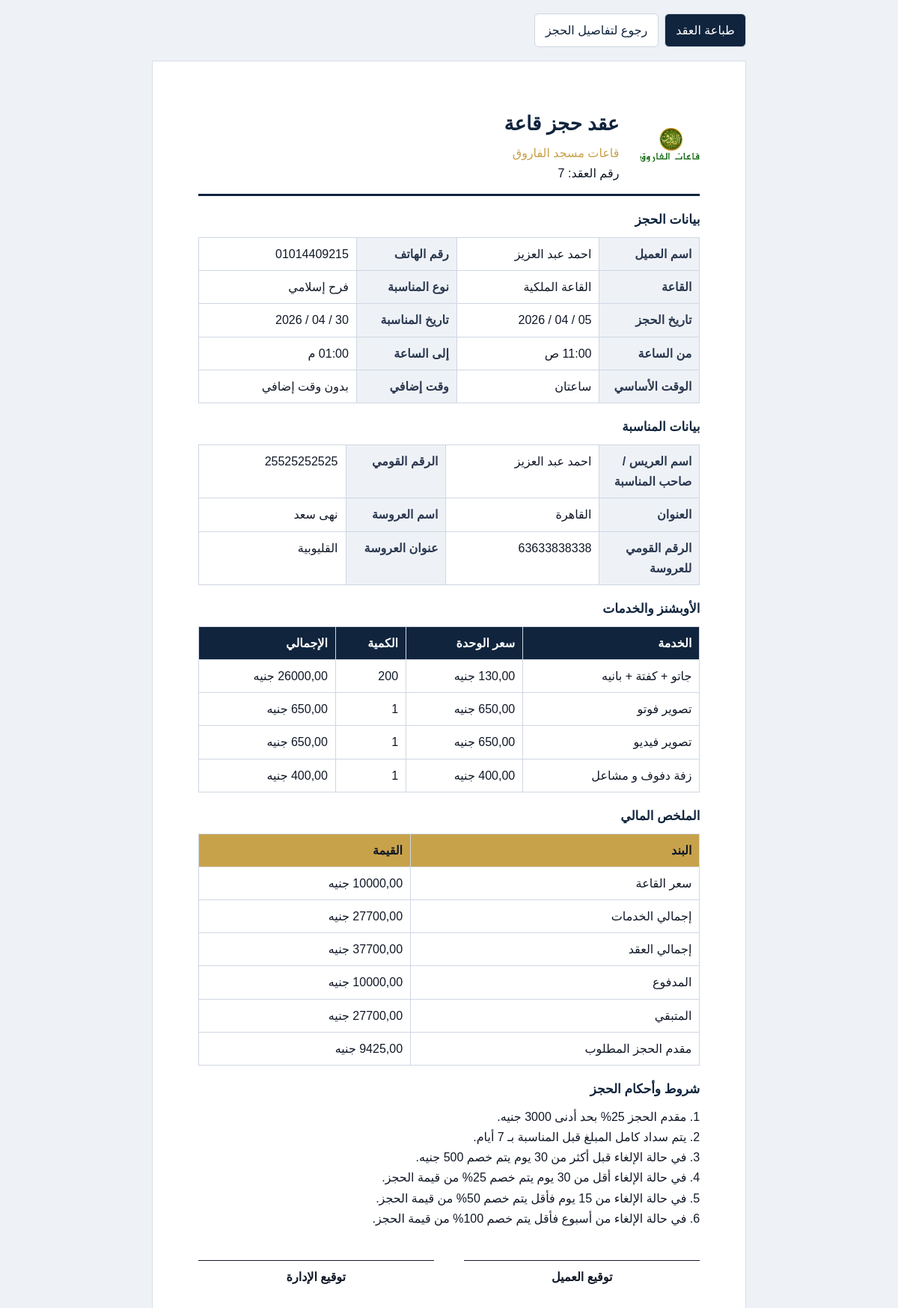
The app's page /bookings/booking/7/print/ with its own data.
### bookings/models.py (models this page shows, shortened)
class Booking(models.Model):
    class BookingStatus(models.TextChoices):
        PENDING = "pending", "قيد المراجعة"
        CONFIRMED = "confirmed", "مؤكد"
        CANCELLED = "cancelled", "ملغي"
        COMPLETED = "completed", "منتهي"
    class DurationType(models.TextChoices):
        ONE_HOUR = "1h", "ساعة"
        TWO_HOURS = "2h", "ساعتان"
        PHOTO_VIDEO_ZAFFA_OFFER = "photo_video_zaffa_offer", "عرض فوتو + فيديو + زفة"
    client = models.ForeignKey(
        Client,
        on_delete=models.PROTECT,
        verbose_name="العميل",
        related_name="bookings"
    )
    hall = models.ForeignKey(
        Hall,
        on_delete=models.PROTECT,
        verbose_name="القاعة",
        related_name="bookings"
    )
    occasion_type = models.ForeignKey(
        OccasionType,
        on_delete=models.PROTECT,
        verbose_name="نوع المناسبة",
        related_name="bookings"
    )
    booking_date = models.DateField(verbose_name="تاريخ الحجز")
    occasion_date = models.DateField(verbose_name="تاريخ المناسبة")
    start_time = models.TimeField(default="11:00", verbose_name="ساعة بداية الحجز")
    duration_type = models.CharField(
        max_length=30,
        choices=DurationType.choices,
        default=DurationType.ONE_HOUR,
        verbose_name="الوقت الأساسي"
    )
    extra_minutes = models.PositiveSmallIntegerField(
        default=0,
        verbose_name="وقت إضافي بالدقائق"
    )
    status = models.CharField(
        max_length=15,
        choices=BookingStatus.choices,
        default=BookingStatus.PENDING,
        verbose_name="حالة الحجز"
    )
    hall_price = models.DecimalField(
        max_digits=12,
        decimal_places=2,
        default=0,
        verbose_name="سعر القاعة"
    )
    services_total = models.DecimalField(
        max_digits=12,
        decimal_places=2,
        default=0,
        verbose_name="إجمالي الخدمات"
    )
    total_price = models.DecimalField(
        max_digits=12,
        decimal_places=2,
        default=0,
        verbose_name="إجمالي السعر"
    )
    amount_paid = models.DecimalField(
        max_digits=12,
        decimal_places=2,
        default=0,
        verbose_name="المبلغ المدفوع"
    )
    notes = models.TextField(blank=True, verbose_name="ملاحظات")
    created_at = models.DateTimeField(auto_now_add=True, verbose_name="وقت الإنشاء")
    updated_at = models.DateTimeField(auto_now=True, verbose_name="آخر تحديث")
    is_posted = models.BooleanField(default=False, verbose_name="مرحل محاسبيًا")
    posted_at = models.DateTimeField(null=True, blank=True, verbose_name="وقت الترحيل")
    posted_by = models.ForeignKey(
        settings.AUTH_USER_MODEL,
        on_delete=models.SET_NULL,
        null=True,
        blank=True,
        related_name="posted_bookings",
        verbose_name="تم الترحيل بواسطة",
    )
    journal_entry = models.ForeignKey(
        JournalEntry,
        on_delete=models.SET_NULL,
        null=True,
        blank=True,
        related_name="bookings",
        verbose_name="قيد اليومية",
    )
    groom_name = models.CharField(max_length=100, blank=True, verbose_name="اسم العريس")
    groom_national_id = models.CharField(max_length=20, blank=True, verbose_name="الرقم القومي للعريس")
    groom_address = models.CharField(max_length=255, blank=True, verbose_name="عنوان العريس")
    bride_name = models.CharField(max_length=100, blank=True, verbose_name="اسم العروسة")
    bride_national_id = models.CharField(max_length=20, blank=True, verbose_name="الرقم القومي للعروسة")
    bride_address = models.CharField(max_length=255, blank=True, verbose_name="عنوان العروسة")
    class Meta:
        verbose_name = "حجز"
        verbose_name_plural = "الحجوزات"
        ordering = ["-occasion_date"]
        permissions = [
            ("can_confirm_booking", "Can confirm and post booking"),
            ("can_unpost_booking", "Can reverse posted booking"),
        ]
    @property
    def duration_minutes(self):
        base_minutes = {
            self.DurationType.ONE_HOUR: 60,
            self.DurationType.TWO_HOURS: 120,
            self.DurationType.PHOTO_VIDEO_ZAFFA_OFFER: 90,
        }.get(self.duration_type, 60)
        return base_minutes + (self.extra_minutes or 0)
    @property
    def end_time(self):
        if not self.start_time:
            return None
        start_datetime = datetime.combine(self.occasion_date, self.start_time)
        return (start_datetime + timedelta(minutes=self.duration_minutes)).time()
    @property
    def remaining_amount(self):
        return self.total_price - self.amount_paid
    @property
    def deposit_amount(self):
        deposit = self.total_price * Decimal("0.25")
        return max(deposit, Decimal("3000"))

class Client(models.Model):
    name = models.CharField(max_length=100, verbose_name="اسم العميل")
    phone = models.CharField(
        max_length=11,
        validators=[phone_validator],
        unique=True,
        verbose_name="رقم الهاتف"
    )
    notes = models.TextField(blank=True, verbose_name="ملاحظات")
    created_at = models.DateTimeField(auto_now_add=True, verbose_name="تاريخ الإضافة")
    class Meta:
        verbose_name = "عميل"
        verbose_name_plural = "العملاء"
        ordering = ["-created_at"]

class BookingService(models.Model):
    booking = models.ForeignKey(
        Booking,
        on_delete=models.CASCADE,
        verbose_name="الحجز",
        related_name="services"
    )
    service = models.ForeignKey(
        Service,
        on_delete=models.PROTECT,
        verbose_name="الخدمة"
    )
    unit_price = models.DecimalField(
        max_digits=10,
        decimal_places=2,
        verbose_name="سعر الوحدة",
        default=0
    )
    quantity = models.PositiveSmallIntegerField(
        default=1,
        verbose_name="الكمية"
    )
    notes = models.CharField(
        max_length=255,
        blank=True,
        verbose_name="ملاحظة"
    )
    class Meta:
        verbose_name = "خدمة في الحجز"
        verbose_name_plural = "خدمات الحجز"
    @property
    def line_total(self):
        return self.unit_price * self.quantity

### core/models.py (models this page shows)
class Hall(models.Model):
    class HallName(models.TextChoices):
        ROYAL   = "royal",   "القاعة الملكية"
        DIAMOND = "diamond", "القاعة الماسية"
    name      = models.CharField(max_length=20, choices=HallName.choices, unique=True, verbose_name="اسم القاعة")
    is_active = models.BooleanField(default=True, verbose_name="مفعّلة")
    class Meta:
        verbose_name        = "قاعة"
        verbose_name_plural = "القاعات"
    def __str__(self):
        return self.get_name_display()

class OccasionType(models.Model):
    class OccasionName(models.TextChoices):
        WEDDING           = "wedding",   "فرح إسلامي"
        MARRIAGE_CONTRACT = "contract",  "كتب كتاب"
        CONDOLENCE        = "condolence","عزاء"
        AQEEQA            = "aqeeqa",    "عقيقة"
        BUSINESS_MEETING  = "meeting",   "اجتماعات عمل"
    name      = models.CharField(max_length=30, choices=OccasionName.choices, unique=True, verbose_name="نوع المناسبة")
    is_active = models.BooleanField(default=True, verbose_name="مفعّل")
    class Meta:
        verbose_name        = "نوع مناسبة"
        verbose_name_plural = "أنواع المناسبات"
    def __str__(self):
        return self.get_name_display()

class Service(models.Model):
    class ServiceType(models.TextChoices):
        MAIN  = "main",  "خدمة رئيسية"
        EXTRA = "extra", "خدمة إضافية"
    name          = models.CharField(max_length=120, unique=True, verbose_name="اسم الخدمة")
    service_type  = models.CharField(max_length=10, choices=ServiceType.choices, verbose_name="نوع الخدمة")
    is_hall_based = models.BooleanField(default=False, verbose_name="سعرها يختلف حسب القاعة")
    is_active     = models.BooleanField(default=True, verbose_name="مفعّلة")
    class Meta:
        verbose_name        = "خدمة"
        verbose_name_plural = "الخدمات"
    def __str__(self):
        return self.name

### bookings/views.py (the view)
# urls.py: path("booking/<int:pk>/print/", views.booking_print, name="booking_print"),
def booking_print(request, pk):
    booking = get_object_or_404(
        Booking.objects.select_related("client", "hall", "occasion_type"),
        pk=pk,
    )
    services = booking.services.select_related("service").all()
    return render(
        request,
        "bookings/booking_print.html",
        {
            "booking": booking,
            "services": services,
            "page_title": f"عقد حجز رقم {booking.id}",
            "duration_label": format_duration_minutes(booking.duration_minutes),
            "extra_duration_label": format_duration_minutes(booking.extra_minutes),
        },
    )

### templates/bookings/booking_print.html (shortened to what this page needs)
{% load static %}
<!DOCTYPE html>
<html lang="ar" dir="rtl">
<head>
</head>
<body>
    <div class="toolbar">
        <button type="button" onclick="window.print()">طباعة العقد</button>
        <a href="{% url 'booking_detail' booking.id %}">رجوع لتفاصيل الحجز</a>
    </div>
    <main class="page">
        <header class="header">
            <img class="logo" src="{% static 'logo_farouk.png' %}" alt="الشعار">
            <div>
                <h1>عقد حجز قاعة</h1>
                <p class="subtitle">قاعات مسجد الفاروق</p>
                <p>رقم العقد: {{ booking.id }}</p>
            </div>
        </header>
        <section class="section">
            <h2>بيانات الحجز</h2>
            <table>
                <tbody>
                    <tr>
                        <td class="label">اسم العميل</td>
                        <td>{{ booking.client.name }}</td>
                        <td class="label">رقم الهاتف</td>
                        <td>{{ booking.client.phone }}</td>
                    </tr>
                    <tr>
                        <td class="label">القاعة</td>
                        <td>{{ booking.hall }}</td>
                        <td class="label">نوع المناسبة</td>
                        <td>{{ booking.occasion_type }}</td>
                    </tr>
                    <tr>
                        <td class="label">تاريخ الحجز</td>
                        <td>{{ booking.booking_date|date:"d / m / Y" }}</td>
                        <td class="label">تاريخ المناسبة</td>
                        <td>{{ booking.occasion_date|date:"d / m / Y" }}</td>
                    </tr>
                    <tr>
                        <td class="label">من الساعة</td>
                        <td>{{ booking.start_time|time:"h:i A" }}</td>
                        <td class="label">إلى الساعة</td>
                        <td>{{ booking.end_time|time:"h:i A" }}</td>
                    </tr>
                    <tr>
                        <td class="label">الوقت الأساسي</td>
                        <td>{{ booking.get_duration_type_display }}</td>
                        <td class="label">وقت إضافي</td>
                        <td>{{ extra_duration_label }}</td>
                    </tr>
                </tbody>
            </table>
        </section>
        <section class="section">
            <h2>بيانات المناسبة</h2>
            <table>
                <tbody>
                    <tr>
                        <td class="label">اسم العريس / صاحب المناسبة</td>
                        <td>{{ booking.groom_name|default:"-" }}</td>
                        <td class="label">الرقم القومي</td>
                        <td>{{ booking.groom_national_id|default:"-" }}</td>
                    </tr>
                    <tr>
                        <td class="label">العنوان</td>
                        <td>{{ booking.groom_address|default:"-" }}</td>
                        <td class="label">اسم العروسة</td>
                        <td>{{ booking.bride_name|default:"-" }}</td>
                    </tr>
                    <tr>
                        <td class="label">الرقم القومي للعروسة</td>
                        <td>{{ booking.bride_national_id|default:"-" }}</td>
                        <td class="label">عنوان العروسة</td>
                        <td>{{ booking.bride_address|default:"-" }}</td>
                    </tr>
                </tbody>
            </table>
        </section>
        <section class="section">
            <h2>الأوبشنز والخدمات</h2>
            <table>
                <thead>
                    <tr>
                        <th>الخدمة</th>
                        <th>سعر الوحدة</th>
                        <th>الكمية</th>
                        <th>الإجمالي</th>
                    </tr>
                </thead>
                <tbody>
                    {% for item in services %}
                    <tr>
                        <td>{{ item.service }}</td>
                        <td>{{ item.unit_price|floatformat:2 }} جنيه</td>
                        <td>{{ item.quantity }}</td>
                        <td>{{ item.line_total|floatformat:2 }} جنيه</td>
                    </tr>
                    {% empty %}
                    <tr>
                        <td colspan="4">لا توجد خدمات إضافية</td>
                    </tr>
                    {% endfor %}
                </tbody>
            </table>
        </section>
        <section class="section">
            <h2>الملخص المالي</h2>
            <table class="money">
                <thead>
                    <tr>
                        <th>البند</th>
                        <th>القيمة</th>
                    </tr>
                </thead>
                <tbody>
                    <tr><td>سعر القاعة</td><td>{{ booking.hall_price|floatformat:2 }} جنيه</td></tr>
                    <tr><td>إجمالي الخدمات</td><td>{{ booking.services_total|floatformat:2 }} جنيه</td></tr>
                    <tr><td>إجمالي العقد</td><td>{{ booking.total_price|floatformat:2 }} جنيه</td></tr>
                    <tr><td>المدفوع</td><td>{{ booking.amount_paid|floatformat:2 }} جنيه</td></tr>
                    <tr><td>المتبقي</td><td>{{ booking.remaining_amount|floatformat:2 }} جنيه</td></tr>
                    <tr><td>مقدم الحجز المطلوب</td><td>{{ booking.deposit_amount|floatformat:2 }} جنيه</td></tr>
                </tbody>
            </table>
        </section>
        <section class="section">
            <h2>شروط وأحكام الحجز</h2>
            <ol class="conditions">
                <li>مقدم الحجز 25% بحد أدنى 3000 جنيه.</li>
                <li>يتم سداد كامل المبلغ قبل المناسبة بـ 7 أيام.</li>
                <li>في حالة الإلغاء قبل أكثر من 30 يوم يتم خصم 500 جنيه.</li>
                <li>في حالة الإلغاء أقل من 30 يوم يتم خصم 25% من قيمة الحجز.</li>
                <li>في حالة الإلغاء من 15 يوم فأقل يتم خصم 50% من قيمة الحجز.</li>
                <li>في حالة الإلغاء من أسبوع فأقل يتم خصم 100% من قيمة الحجز.</li>
            </ol>
        </section>
        <section class="signatures">
            <div class="signature-line">توقيع العميل</div>
            <div class="signature-line">توقيع الإدارة</div>
        </section>
    </main>
</body>
</html>

### records on screen
Booking: id "7", client.name "احمد عبد العزيز", client.phone "01014409215", hall "القاعة الملكية", occasion_type "فرح إسلامي", booking_date "05 / 04 / 2026", occasion_date "30 / 04 / 2026", start_time "11:00 ص", end_time "01:00 م", duration_type "ساعتان", groom_name "احمد عبد العزيز", groom_national_id "25525252525", groom_address "القاهرة", bride_name "نهى سعد", bride_national_id "63633838338", bride_address "القليوبية"
BookingService: service "جاتو + كفتة + بانيه", quantity "200"
BookingService: service "تصوير فوتو", quantity "1"
BookingService: service "تصوير فيديو", quantity "1"
BookingService: service "زفة دفوف و مشاعل", unit_price "400,00", quantity "1"

### other values on screen
{{ extra_duration_label }} "بدون وقت إضافي"
